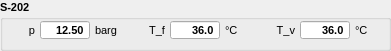
   <widget class="QGroupBox" name="S202_GB">
    <property name="geometry">
     <rect>
      <x>180</x>
      <y>90</y>
      <width>391</width>
      <height>51</height>
     </rect>
    </property>
    <property name="font">
     <font>
      <pointsize>8</pointsize>
      <weight>75</weight>
      <bold>true</bold>
     </font>
    </property>
    <property name="title">
     <string>S-202</string>
    </property>
    <widget class="QLabel" name="S202_pressure_unit_LBL">
     <property name="geometry">
      <rect>
       <x>95</x>
       <y>20</y>
       <width>30</width>
       <height>20</height>
      </rect>
     </property>
     <property name="font">
      <font>
       <weight>50</weight>
       <bold>false</bold>
      </font>
     </property>
     <property name="text">
      <string>barg</string>
     </property>
     <property name="alignment">
      <set>Qt::AlignLeading|Qt::AlignLeft|Qt::AlignVCenter</set>
     </property>
    </widget>
    <widget class="QDoubleSpinBox" name="S202_pressure_DSB">
     <property name="geometry">
      <rect>
       <x>40</x>
       <y>20</y>
       <width>50</width>
       <height>20</height>
      </rect>
     </property>
     <property name="alignment">
      <set>Qt::AlignRight|Qt::AlignTrailing|Qt::AlignVCenter</set>
     </property>
     <property name="buttonSymbols">
      <enum>QAbstractSpinBox::NoButtons</enum>
     </property>
     <property name="decimals">
      <number>2</number>
     </property>
     <property name="value">
      <double>12.500000000000000</double>
     </property>
    </widget>
    <widget class="QLabel" name="S202_pressure_LBL">
     <property name="geometry">
      <rect>
       <x>5</x>
       <y>20</y>
       <width>30</width>
       <height>20</height>
      </rect>
     </property>
     <property name="font">
      <font>
       <weight>50</weight>
       <bold>false</bold>
      </font>
     </property>
     <property name="text">
      <string>p</string>
     </property>
     <property name="alignment">
      <set>Qt::AlignRight|Qt::AlignTrailing|Qt::AlignVCenter</set>
     </property>
    </widget>
    <widget class="QDoubleSpinBox" name="S202_Tflux_DSB">
     <property name="geometry">
      <rect>
       <x>170</x>
       <y>20</y>
       <width>50</width>
       <height>20</height>
      </rect>
     </property>
     <property name="alignment">
      <set>Qt::AlignRight|Qt::AlignTrailing|Qt::AlignVCenter</set>
     </property>
     <property name="buttonSymbols">
      <enum>QAbstractSpinBox::NoButtons</enum>
     </property>
     <property name="decimals">
      <number>1</number>
     </property>
     <property name="value">
      <double>36.000000000000000</double>
     </property>
    </widget>
    <widget class="QLabel" name="S202_Tflux_LBL">
     <property name="geometry">
      <rect>
       <x>135</x>
       <y>20</y>
       <width>30</width>
       <height>20</height>
      </rect>
     </property>
     <property name="font">
      <font>
       <weight>50</weight>
       <bold>false</bold>
      </font>
     </property>
     <property name="text">
      <string>T_f</string>
     </property>
     <property name="alignment">
      <set>Qt::AlignRight|Qt::AlignTrailing|Qt::AlignVCenter</set>
     </property>
    </widget>
    <widget class="QLabel" name="S202_Tflux_unit_LBL">
     <property name="geometry">
      <rect>
       <x>225</x>
       <y>20</y>
       <width>30</width>
       <height>20</height>
      </rect>
     </property>
     <property name="font">
      <font>
       <weight>50</weight>
       <bold>false</bold>
      </font>
     </property>
     <property name="text">
      <string>°C</string>
     </property>
     <property name="alignment">
      <set>Qt::AlignLeading|Qt::AlignLeft|Qt::AlignVCenter</set>
     </property>
    </widget>
    <widget class="QLabel" name="S202_Tvessel_LBL">
     <property name="geometry">
      <rect>
       <x>265</x>
       <y>20</y>
       <width>30</width>
       <height>20</height>
      </rect>
     </property>
     <property name="font">
      <font>
       <weight>50</weight>
       <bold>false</bold>
      </font>
     </property>
     <property name="text">
      <string>T_v</string>
     </property>
     <property name="alignment">
      <set>Qt::AlignRight|Qt::AlignTrailing|Qt::AlignVCenter</set>
     </property>
    </widget>
    <widget class="QDoubleSpinBox" name="S202_Tvessel_DSB">
     <property name="geometry">
      <rect>
       <x>300</x>
       <y>20</y>
       <width>50</width>
       <height>20</height>
      </rect>
     </property>
     <property name="alignment">
      <set>Qt::AlignRight|Qt::AlignTrailing|Qt::AlignVCenter</set>
     </property>
     <property name="buttonSymbols">
      <enum>QAbstractSpinBox::NoButtons</enum>
     </property>
     <property name="decimals">
      <number>1</number>
     </property>
     <property name="value">
      <double>36.000000000000000</double>
     </property>
    </widget>
    <widget class="QLabel" name="S202_Tvessel_unit_LBL">
     <property name="geometry">
      <rect>
       <x>355</x>
       <y>20</y>
       <width>30</width>
       <height>20</height>
      </rect>
     </property>
     <property name="font">
      <font>
       <weight>50</weight>
       <bold>false</bold>
      </font>
     </property>
     <property name="text">
      <string>°C</string>
     </property>
     <property name="alignment">
      <set>Qt::AlignLeading|Qt::AlignLeft|Qt::AlignVCenter</set>
     </property>
    </widget>
   </widget>
